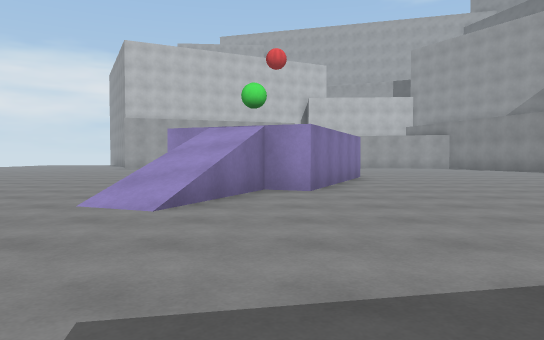
[1] (above)

22 first-person views from a walk through a Unity game level. The camera is 1.2 m above the floor, tilts 2° down and sees 70° across. The floor is counted in squares, 2 m on a side. Each view is taken from the middle of a square. On the plan, view 1 faces up. The plan holds only what a view shows up to about 11 squares ahead; the rest is blank. The place goes on beyond the plan.

[2]
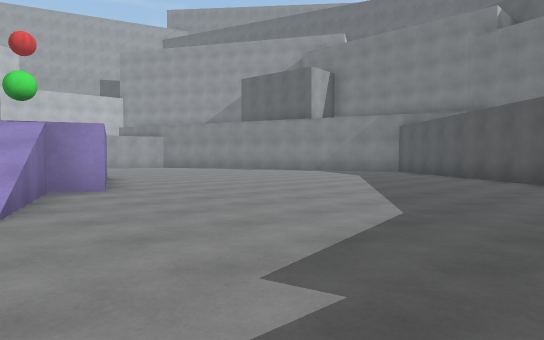

[3]
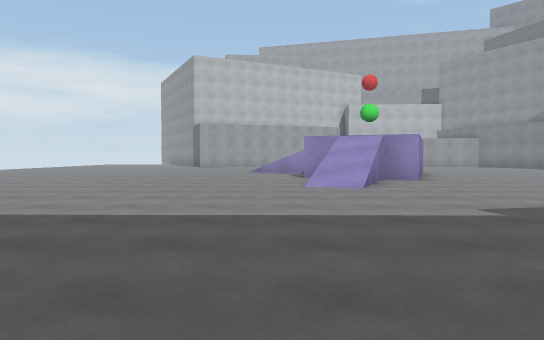

[4]
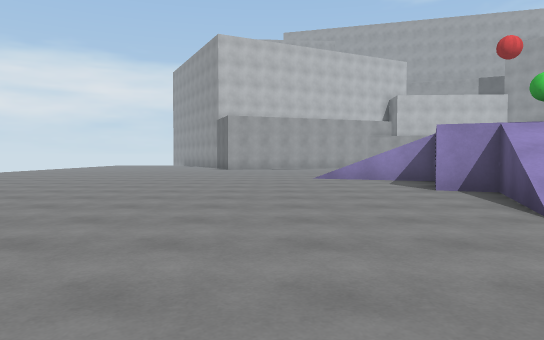

[5]
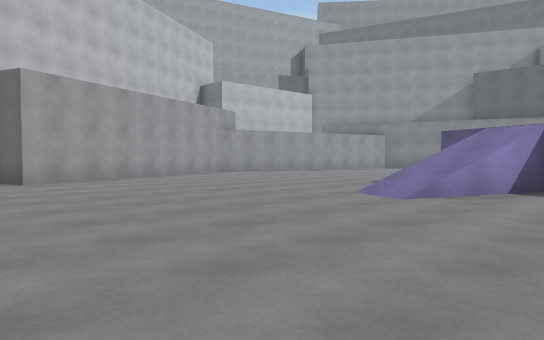

[6]
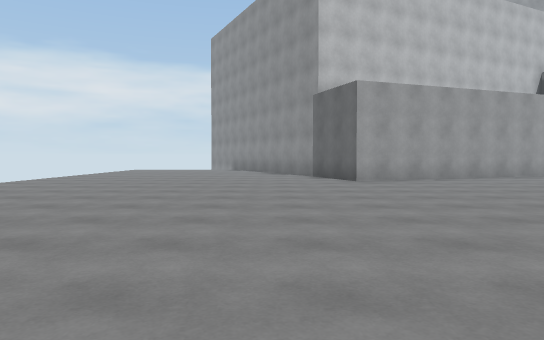

[7]
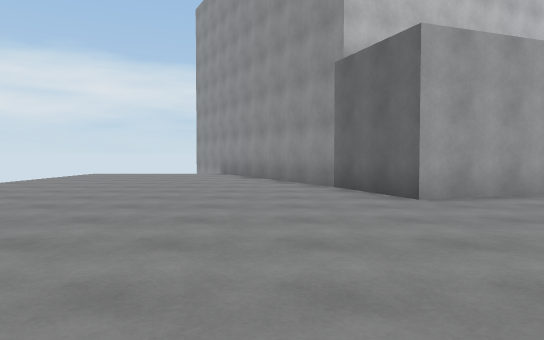

[8]
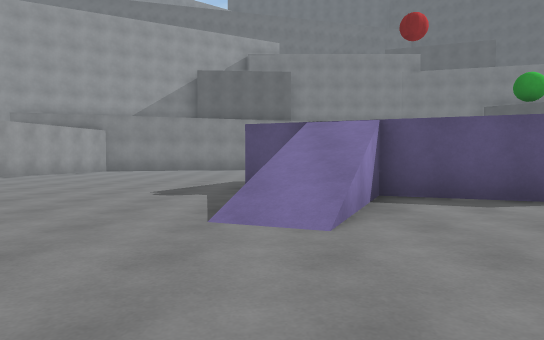

[9]
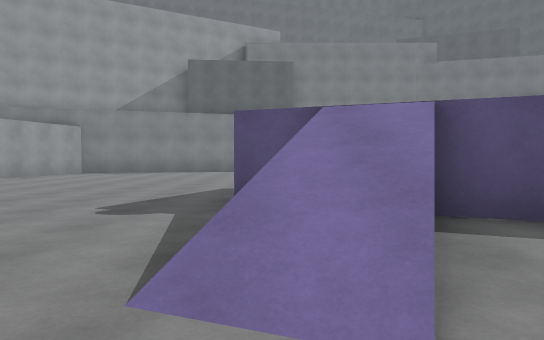

[10]
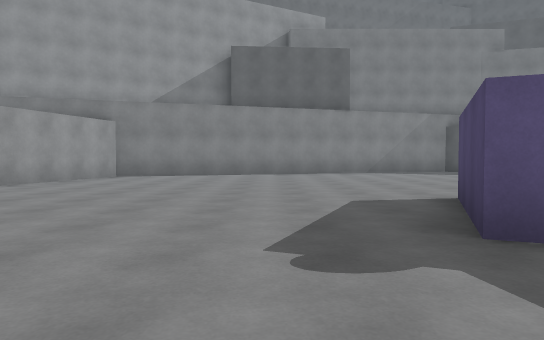

[11]
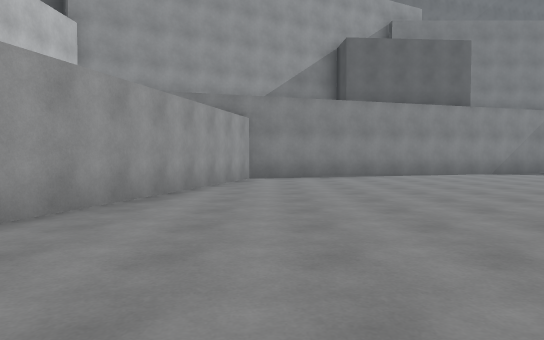

[12]
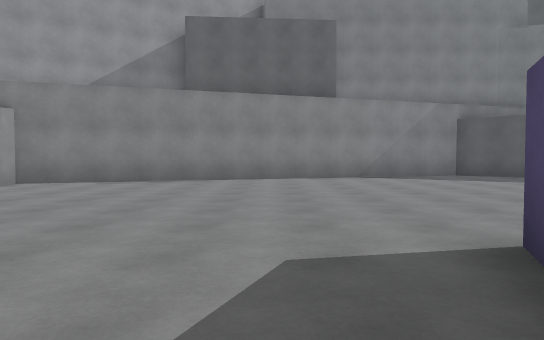

[13]
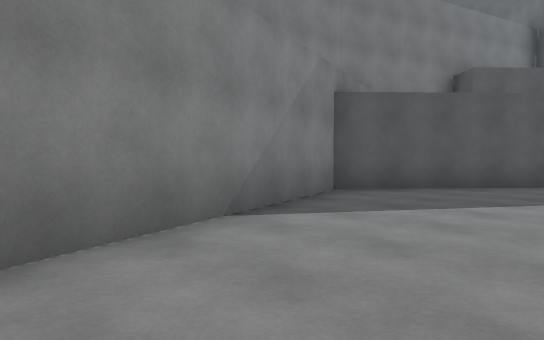

[14]
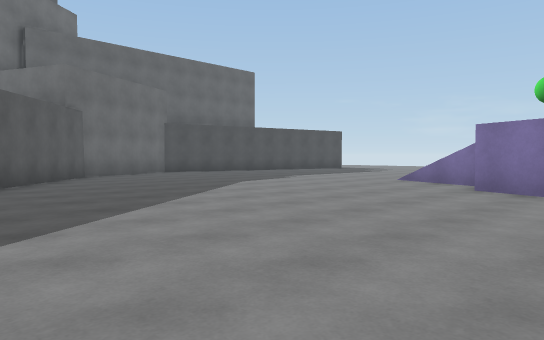

[15]
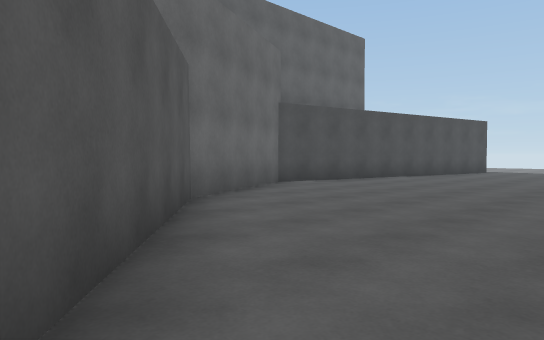

[16]
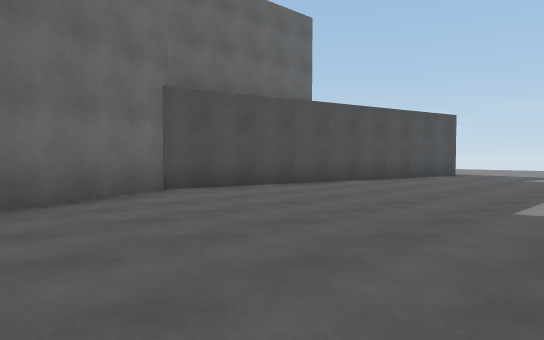

[17]
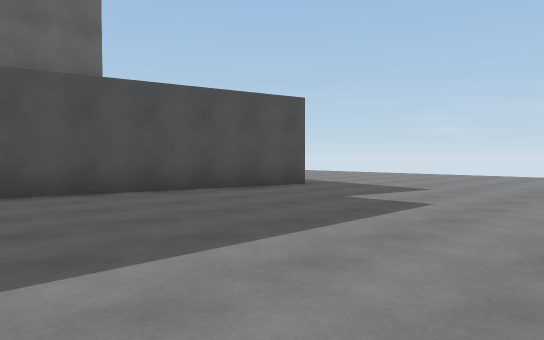

[18]
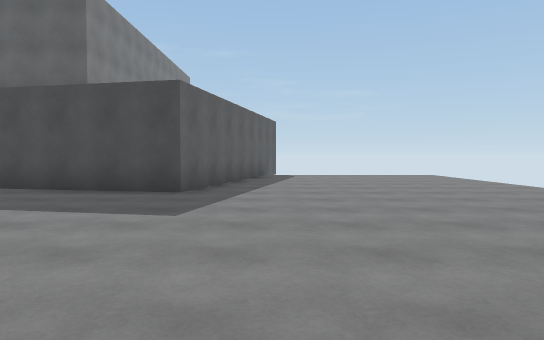

[19]
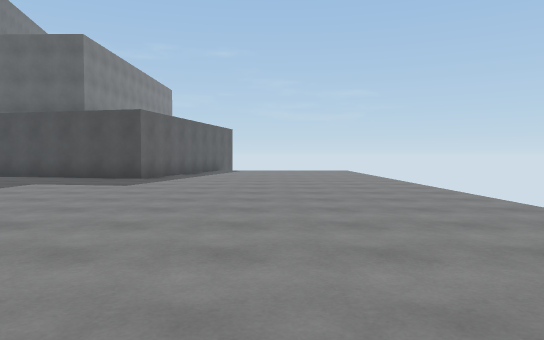

[20]
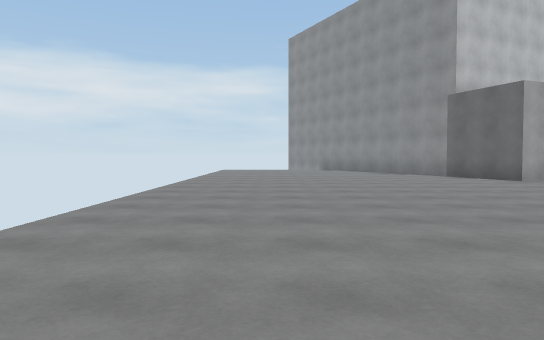

[21]
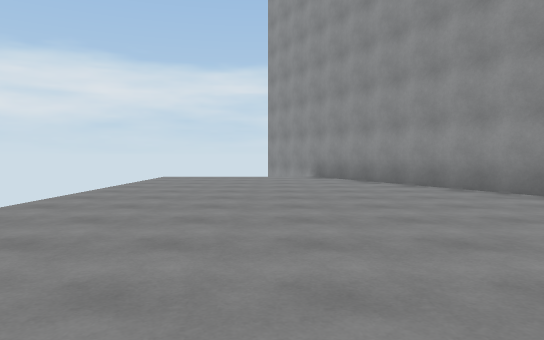

[22]
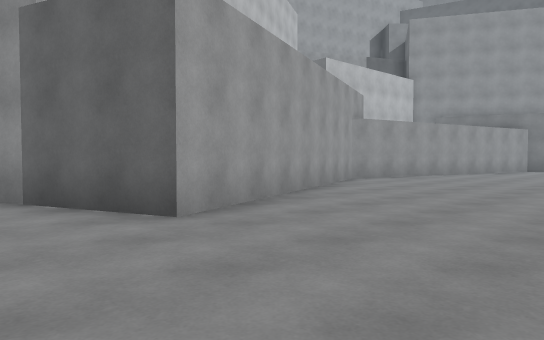

### Floor plan
Points are (right, up) in squares from view 1. A wall is a line through its corners. A room is listed if a view was taken in it or the views show most of it. See-through windows are left out.
Room 1 (views 1, 2, 3, 4, 5, 6, 7, 8, 9, 10, 11, 12, 13, 14, 15, 16, 17, 18, 19, 20, 21, 22)
walls: (-2, 8.1) (-1.3, 9.8); (-1.2, 9.9) (-1.1, 10.4); (-1.4, 10.5) (-2.6, 11); (-2, 5.5) (-1.3, 7.2); (-0.5, 11.6) (-0.3, 12.2); (-9.5, -7) (-8.5, -2.5) (0.4, -4.4) (3.9, -2.7) (12.2, 7.2) (8.5, 18.6) (-0.1, 20.9) (-7, 18.4) (-7.8, 20.6) (-10.5, 26)
low walls: (-1, 4.9) (-1.2, 4.5)
ways out: gap at (1, 12)
objects: green ball (-1, 7) to (0, 8)

Positions as (right, up) in squares from view 1, and headings:
1: (0, 0), facing up
2: (-2, 0), facing up-right
3: (-3, -3), facing up
4: (-5, 1), facing up
5: (-9, 9), facing up-right
6: (-9, 9), facing up
7: (-9, 13), facing up
8: (-7, 12), facing right
9: (-5, 12), facing right
10: (-3, 14), facing right
11: (-2, 18), facing right
12: (0, 13), facing right
13: (8, 13), facing down-right
14: (8, 9), facing down-left
15: (7, 2), facing down-left
16: (4, 2), facing down-left
17: (-2, 3), facing down-left
18: (-10, 4), facing down
19: (-12, 8), facing down
20: (-13, 9), facing up
21: (-12, 15), facing up
22: (-9, 15), facing up-right
